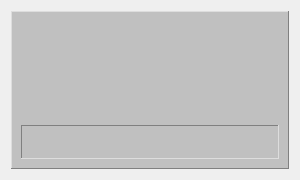
<?xml version="1.0" encoding="UTF-8"?>
<ui version="4.0">
 <class>progressDialog</class>
 <widget class="QWidget" name="progressDialog">
  <property name="geometry">
   <rect>
    <x>0</x>
    <y>0</y>
    <width>300</width>
    <height>180</height>
   </rect>
  </property>
  <property name="minimumSize">
   <size>
    <width>300</width>
    <height>180</height>
   </size>
  </property>
  <property name="maximumSize">
   <size>
    <width>300</width>
    <height>180</height>
   </size>
  </property>
  <property name="windowTitle">
   <string>Form</string>
  </property>
  <layout class="QGridLayout" name="gridLayout">
   <item row="0" column="0">
    <widget class="QFrame" name="frame">
     <property name="styleSheet">
      <string notr="true">background-color:#c0c0c0</string>
     </property>
     <property name="frameShape">
      <enum>QFrame::Panel</enum>
     </property>
     <property name="frameShadow">
      <enum>QFrame::Raised</enum>
     </property>
     <layout class="QVBoxLayout" name="verticalLayout">
      <item>
       <spacer name="verticalSpacer">
        <property name="orientation">
         <enum>Qt::Vertical</enum>
        </property>
        <property name="sizeHint" stdset="0">
         <size>
          <width>20</width>
          <height>40</height>
         </size>
        </property>
       </spacer>
      </item>
      <item>
       <widget class="QFrame" name="progressFrame">
        <property name="maximumSize">
         <size>
          <width>16777215</width>
          <height>50</height>
         </size>
        </property>
        <property name="frameShape">
         <enum>QFrame::Panel</enum>
        </property>
        <property name="frameShadow">
         <enum>QFrame::Sunken</enum>
        </property>
        <layout class="QHBoxLayout" name="horizontalLayout">
         <item>
          <widget class="QLabel" name="progressText">
           <property name="text">
            <string/>
           </property>
           <property name="alignment">
            <set>Qt::AlignCenter</set>
           </property>
          </widget>
         </item>
        </layout>
       </widget>
      </item>
     </layout>
    </widget>
   </item>
  </layout>
 </widget>
 <resources/>
 <connections/>
</ui>
